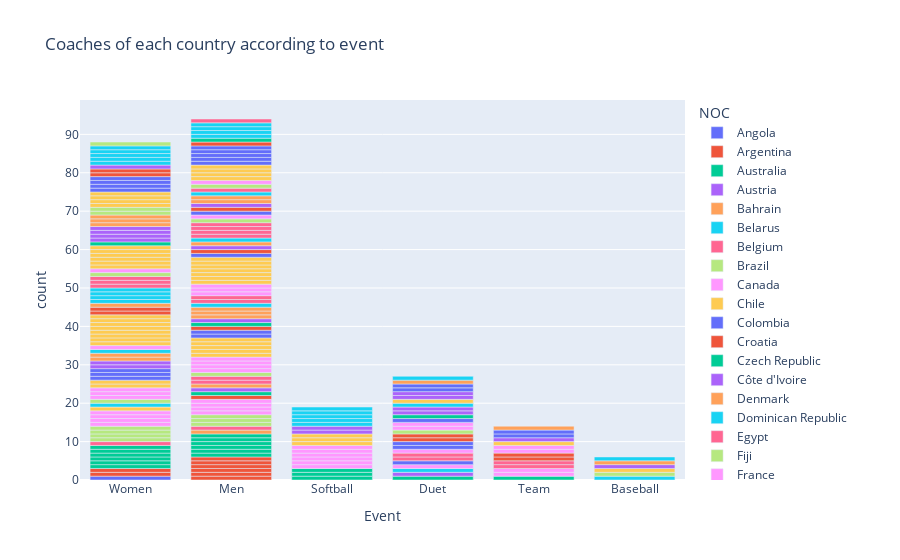

The cell this chart's notebook holds for it:
### Code cell
coaches_event=coaches.groupby(['NOC','Name'])['Event'].value_counts().reset_index(name='coaches_event')
print(coaches_event)
px.bar(coaches_event, x='Event', color='NOC', title='Coaches of each country according to event').show()

### Figure 1 — Plotly figure (JSON) as saved in the notebook; plotly's stock layout.template omitted (floating-point values rounded to 4 significant figures)
{"data": [{"alignmentgroup": "True", "hovertemplate": "NOC=Angola<br>Event=%{x}<br>count=%{y}<extra></extra>", "legendgroup": "Angola", "marker": {"color": "#636efa", "pattern": {"shape": ""}}, "name": "Angola", "offsetgroup": "Angola", "orientation": "v", "showlegend": true, "textposition": "auto", "type": "bar", "x": ["Women"], "xaxis": "x", "y": [1], "yaxis": "y"}, {"alignmentgroup": "True", "hovertemplate": "NOC=Argentina<br>Event=%{x}<br>count=%{y}<extra></extra>", "legendgroup": "Argentina", "marker": {"color": "#EF553B", "pattern": {"shape": ""}}, "name": "Argentina", "offsetgroup": "Argentina", "orientation": "v", "showlegend": true, "textposition": "auto", "type": "bar", "x": ["Men", "Men", "Women", "Men", "Men", "Men", "Men", "Women"], "xaxis": "x", "y": [1, 1, 1, 1, 1, 1, 1, 1], "yaxis": "y"}, {"alignmentgroup": "True", "hovertemplate": "NOC=Australia<br>Event=%{x}<br>count=%{y}<extra></extra>", "legendgroup": "Australia", "marker": {"color": "#00cc96", "pattern": {"shape": ""}}, "name": "Australia", "offsetgroup": "Australia", "orientation": "v", "showlegend": true, "textposition": "auto", "type": "bar", "x": ["Men", "Men", "Women", "Women", "Men", "Men", "Women", "Softball", "Softball", "Softball", "Women", "Women", "Duet", "Team", "Men", "Women", "Men"], "xaxis": "x", "y": [1, 1, 1, 1, 1, 1, 1, 1, 1, 1, 1, 1, 1, 1, 1, 1, 1], "yaxis": "y"}, {"alignmentgroup": "True", "hovertemplate": "NOC=Austria<br>Event=%{x}<br>count=%{y}<extra></extra>", "legendgroup": "Austria", "marker": {"color": "#ab63fa", "pattern": {"shape": ""}}, "name": "Austria", "offsetgroup": "Austria", "orientation": "v", "showlegend": true, "textposition": "auto", "type": "bar", "x": ["Duet"], "xaxis": "x", "y": [1], "yaxis": "y"}, {"alignmentgroup": "True", "hovertemplate": "NOC=Bahrain<br>Event=%{x}<br>count=%{y}<extra></extra>", "legendgroup": "Bahrain", "marker": {"color": "#FFA15A", "pattern": {"shape": ""}}, "name": "Bahrain", "offsetgroup": "Bahrain", "orientation": "v", "showlegend": true, "textposition": "auto", "type": "bar", "x": ["Men"], "xaxis": "x", "y": [1], "yaxis": "y"}, {"alignmentgroup": "True", "hovertemplate": "NOC=Belarus<br>Event=%{x}<br>count=%{y}<extra></extra>", "legendgroup": "Belarus", "marker": {"color": "#19d3f3", "pattern": {"shape": ""}}, "name": "Belarus", "offsetgroup": "Belarus", "orientation": "v", "showlegend": true, "textposition": "auto", "type": "bar", "x": ["Duet"], "xaxis": "x", "y": [1], "yaxis": "y"}, {"alignmentgroup": "True", "hovertemplate": "NOC=Belgium<br>Event=%{x}<br>count=%{y}<extra></extra>", "legendgroup": "Belgium", "marker": {"color": "#FF6692", "pattern": {"shape": ""}}, "name": "Belgium", "offsetgroup": "Belgium", "orientation": "v", "showlegend": true, "textposition": "auto", "type": "bar", "x": ["Women", "Men"], "xaxis": "x", "y": [1, 1], "yaxis": "y"}, {"alignmentgroup": "True", "hovertemplate": "NOC=Brazil<br>Event=%{x}<br>count=%{y}<extra></extra>", "legendgroup": "Brazil", "marker": {"color": "#B6E880", "pattern": {"shape": ""}}, "name": "Brazil", "offsetgroup": "Brazil", "orientation": "v", "showlegend": true, "textposition": "auto", "type": "bar", "x": ["Women", "Men", "Women", "Women", "Men", "Women", "Men"], "xaxis": "x", "y": [1, 1, 1, 1, 1, 1, 1], "yaxis": "y"}, {"alignmentgroup": "True", "hovertemplate": "NOC=Canada<br>Event=%{x}<br>count=%{y}<extra></extra>", "legendgroup": "Canada", "marker": {"color": "#FF97FF", "pattern": {"shape": ""}}, "name": "Canada", "offsetgroup": "Canada", "orientation": "v", "showlegend": true, "textposition": "auto", "type": "bar", "x": ["Softball", "Softball", "Women", "Men", "Men", "Men", "Softball", "Team", "Women", "Men", "Women", "Softball", "Duet", "Team", "Women"], "xaxis": "x", "y": [1, 1, 1, 1, 1, 1, 1, 1, 1, 1, 1, 1, 1, 1, 1], "yaxis": "y"}, {"alignmentgroup": "True", "hovertemplate": "NOC=Chile<br>Event=%{x}<br>count=%{y}<extra></extra>", "legendgroup": "Chile", "marker": {"color": "#FECB52", "pattern": {"shape": ""}}, "name": "Chile", "offsetgroup": "Chile", "orientation": "v", "showlegend": true, "textposition": "auto", "type": "bar", "x": ["Women"], "xaxis": "x", "y": [1], "yaxis": "y"}, {"alignmentgroup": "True", "hovertemplate": "NOC=Colombia<br>Event=%{x}<br>count=%{y}<extra></extra>", "legendgroup": "Colombia", "marker": {"color": "#636efa", "pattern": {"shape": ""}}, "name": "Colombia", "offsetgroup": "Colombia", "orientation": "v", "showlegend": true, "textposition": "auto", "type": "bar", "x": ["Duet"], "xaxis": "x", "y": [1], "yaxis": "y"}, {"alignmentgroup": "True", "hovertemplate": "NOC=Croatia<br>Event=%{x}<br>count=%{y}<extra></extra>", "legendgroup": "Croatia", "marker": {"color": "#EF553B", "pattern": {"shape": ""}}, "name": "Croatia", "offsetgroup": "Croatia", "orientation": "v", "showlegend": true, "textposition": "auto", "type": "bar", "x": ["Men"], "xaxis": "x", "y": [1], "yaxis": "y"}, {"alignmentgroup": "True", "hovertemplate": "NOC=Czech Republic<br>Event=%{x}<br>count=%{y}<extra></extra>", "legendgroup": "Czech Republic", "marker": {"color": "#00cc96", "pattern": {"shape": ""}}, "name": "Czech Republic", "offsetgroup": "Czech Republic", "orientation": "v", "showlegend": true, "textposition": "auto", "type": "bar", "x": ["Men"], "xaxis": "x", "y": [1], "yaxis": "y"}, {"alignmentgroup": "True", "hovertemplate": "NOC=Côte d'Ivoire<br>Event=%{x}<br>count=%{y}<extra></extra>", "legendgroup": "Côte d'Ivoire", "marker": {"color": "#ab63fa", "pattern": {"shape": ""}}, "name": "Côte d'Ivoire", "offsetgroup": "Côte d'Ivoire", "orientation": "v", "showlegend": true, "textposition": "auto", "type": "bar", "x": ["Men"], "xaxis": "x", "y": [1], "yaxis": "y"}, {"alignmentgroup": "True", "hovertemplate": "NOC=Denmark<br>Event=%{x}<br>count=%{y}<extra></extra>", "legendgroup": "Denmark", "marker": {"color": "#FFA15A", "pattern": {"shape": ""}}, "name": "Denmark", "offsetgroup": "Denmark", "orientation": "v", "showlegend": true, "textposition": "auto", "type": "bar", "x": ["Men"], "xaxis": "x", "y": [1], "yaxis": "y"}, {"alignmentgroup": "True", "hovertemplate": "NOC=Dominican Republic<br>Event=%{x}<br>count=%{y}<extra></extra>", "legendgroup": "Dominican Republic", "marker": {"color": "#19d3f3", "pattern": {"shape": ""}}, "name": "Dominican Republic", "offsetgroup": "Dominican Republic", "orientation": "v", "showlegend": true, "textposition": "auto", "type": "bar", "x": ["Baseball", "Women"], "xaxis": "x", "y": [1, 1], "yaxis": "y"}, {"alignmentgroup": "True", "hovertemplate": "NOC=Egypt<br>Event=%{x}<br>count=%{y}<extra></extra>", "legendgroup": "Egypt", "marker": {"color": "#FF6692", "pattern": {"shape": ""}}, "name": "Egypt", "offsetgroup": "Egypt", "orientation": "v", "showlegend": true, "textposition": "auto", "type": "bar", "x": ["Duet", "Team", "Duet", "Team", "Men", "Men"], "xaxis": "x", "y": [1, 1, 1, 1, 1, 1], "yaxis": "y"}, {"alignmentgroup": "True", "hovertemplate": "NOC=Fiji<br>Event=%{x}<br>count=%{y}<extra></extra>", "legendgroup": "Fiji", "marker": {"color": "#B6E880", "pattern": {"shape": ""}}, "name": "Fiji", "offsetgroup": "Fiji", "orientation": "v", "showlegend": true, "textposition": "auto", "type": "bar", "x": ["Men", "Women"], "xaxis": "x", "y": [1, 1], "yaxis": "y"}, {"alignmentgroup": "True", "hovertemplate": "NOC=France<br>Event=%{x}<br>count=%{y}<extra></extra>", "legendgroup": "France", "marker": {"color": "#FF97FF", "pattern": {"shape": ""}}, "name": "France", "offsetgroup": "France", "orientation": "v", "showlegend": true, "textposition": "auto", "type": "bar", "x": ["Men", "Women", "Duet", "Women", "Men", "Women", "Men", "Men"], "xaxis": "x", "y": [1, 1, 1, 1, 1, 1, 1, 1], "yaxis": "y"}, {"alignmentgroup": "True", "hovertemplate": "NOC=Germany<br>Event=%{x}<br>count=%{y}<extra></extra>", "legendgroup": "Germany", "marker": {"color": "#FECB52", "pattern": {"shape": ""}}, "name": "Germany", "offsetgroup": "Germany", "orientation": "v", "showlegend": true, "textposition": "auto", "type": "bar", "x": ["Men", "Men", "Men", "Women", "Men", "Women", "Men"], "xaxis": "x", "y": [1, 1, 1, 1, 1, 1, 1], "yaxis": "y"}, {"alignmentgroup": "True", "hovertemplate": "NOC=Great Britain<br>Event=%{x}<br>count=%{y}<extra></extra>", "legendgroup": "Great Britain", "marker": {"color": "#636efa", "pattern": {"shape": ""}}, "name": "Great Britain", "offsetgroup": "Great Britain", "orientation": "v", "showlegend": true, "textposition": "auto", "type": "bar", "x": ["Duet", "Women", "Women", "Men", "Women", "Men", "Duet"], "xaxis": "x", "y": [1, 1, 1, 1, 1, 1, 1], "yaxis": "y"}, {"alignmentgroup": "True", "hovertemplate": "NOC=Greece<br>Event=%{x}<br>count=%{y}<extra></extra>", "legendgroup": "Greece", "marker": {"color": "#EF553B", "pattern": {"shape": ""}}, "name": "Greece", "offsetgroup": "Greece", "orientation": "v", "showlegend": true, "textposition": "auto", "type": "bar", "x": ["Duet", "Team", "Duet", "Team", "Men"], "xaxis": "x", "y": [1, 1, 1, 1, 1], "yaxis": "y"}, {"alignmentgroup": "True", "hovertemplate": "NOC=Honduras<br>Event=%{x}<br>count=%{y}<extra></extra>", "legendgroup": "Honduras", "marker": {"color": "#00cc96", "pattern": {"shape": ""}}, "name": "Honduras", "offsetgroup": "Honduras", "orientation": "v", "showlegend": true, "textposition": "auto", "type": "bar", "x": ["Men"], "xaxis": "x", "y": [1], "yaxis": "y"}, {"alignmentgroup": "True", "hovertemplate": "NOC=Hungary<br>Event=%{x}<br>count=%{y}<extra></extra>", "legendgroup": "Hungary", "marker": {"color": "#ab63fa", "pattern": {"shape": ""}}, "name": "Hungary", "offsetgroup": "Hungary", "orientation": "v", "showlegend": true, "textposition": "auto", "type": "bar", "x": ["Women", "Women", "Men"], "xaxis": "x", "y": [1, 1, 1], "yaxis": "y"}, {"alignmentgroup": "True", "hovertemplate": "NOC=India<br>Event=%{x}<br>count=%{y}<extra></extra>", "legendgroup": "India", "marker": {"color": "#FFA15A", "pattern": {"shape": ""}}, "name": "India", "offsetgroup": "India", "orientation": "v", "showlegend": true, "textposition": "auto", "type": "bar", "x": ["Women", "Men", "Women", "Men", "Men"], "xaxis": "x", "y": [1, 1, 1, 1, 1], "yaxis": "y"}, {"alignmentgroup": "True", "hovertemplate": "NOC=Ireland<br>Event=%{x}<br>count=%{y}<extra></extra>", "legendgroup": "Ireland", "marker": {"color": "#19d3f3", "pattern": {"shape": ""}}, "name": "Ireland", "offsetgroup": "Ireland", "orientation": "v", "showlegend": true, "textposition": "auto", "type": "bar", "x": ["Women", "Men"], "xaxis": "x", "y": [1, 1], "yaxis": "y"}, {"alignmentgroup": "True", "hovertemplate": "NOC=Islamic Republic of Iran<br>Event=%{x}<br>count=%{y}<extra></extra>", "legendgroup": "Islamic Republic of Iran", "marker": {"color": "#FF6692", "pattern": {"shape": ""}}, "name": "Islamic Republic of Iran", "offsetgroup": "Islamic Republic of Iran", "orientation": "v", "showlegend": true, "textposition": "auto", "type": "bar", "x": ["Men", "Men"], "xaxis": "x", "y": [1, 1], "yaxis": "y"}, {"alignmentgroup": "True", "hovertemplate": "NOC=Israel<br>Event=%{x}<br>count=%{y}<extra></extra>", "legendgroup": "Israel", "marker": {"color": "#B6E880", "pattern": {"shape": ""}}, "name": "Israel", "offsetgroup": "Israel", "orientation": "v", "showlegend": true, "textposition": "auto", "type": "bar", "x": ["Duet", "Baseball"], "xaxis": "x", "y": [1, 1], "yaxis": "y"}, {"alignmentgroup": "True", "hovertemplate": "NOC=Italy<br>Event=%{x}<br>count=%{y}<extra></extra>", "legendgroup": "Italy", "marker": {"color": "#FF97FF", "pattern": {"shape": ""}}, "name": "Italy", "offsetgroup": "Italy", "orientation": "v", "showlegend": true, "textposition": "auto", "type": "bar", "x": ["Men", "Men", "Duet", "Team", "Duet", "Team", "Women", "Softball", "Softball", "Men"], "xaxis": "x", "y": [1, 1, 1, 1, 1, 1, 1, 1, 1, 1], "yaxis": "y"}, {"alignmentgroup": "True", "hovertemplate": "NOC=Japan<br>Event=%{x}<br>count=%{y}<extra></extra>", "legendgroup": "Japan", "marker": {"color": "#FECB52", "pattern": {"shape": ""}}, "name": "Japan", "offsetgroup": "Japan", "orientation": "v", "showlegend": true, "textposition": "auto", "type": "bar", "x": ["Men", "Women", "Softball", "Women", "Men", "Baseball", "Women", "Men", "Women", "Women", "Men", "Women", "Women", "Men", "Men", "Men", "Women", "Softball", "Softball"], "xaxis": "x", "y": [1, 1, 1, 1, 1, 1, 1, 1, 1, 1, 1, 1, 1, 1, 1, 1, 1, 1, 1], "yaxis": "y"}, {"alignmentgroup": "True", "hovertemplate": "NOC=Kazakhstan<br>Event=%{x}<br>count=%{y}<extra></extra>", "legendgroup": "Kazakhstan", "marker": {"color": "#636efa", "pattern": {"shape": ""}}, "name": "Kazakhstan", "offsetgroup": "Kazakhstan", "orientation": "v", "showlegend": true, "textposition": "auto", "type": "bar", "x": ["Duet", "Men"], "xaxis": "x", "y": [1, 1], "yaxis": "y"}, {"alignmentgroup": "True", "hovertemplate": "NOC=Kenya<br>Event=%{x}<br>count=%{y}<extra></extra>", "legendgroup": "Kenya", "marker": {"color": "#EF553B", "pattern": {"shape": ""}}, "name": "Kenya", "offsetgroup": "Kenya", "orientation": "v", "showlegend": true, "textposition": "auto", "type": "bar", "x": ["Women", "Men", "Women"], "xaxis": "x", "y": [1, 1, 1], "yaxis": "y"}, {"alignmentgroup": "True", "hovertemplate": "NOC=Liechtenstein<br>Event=%{x}<br>count=%{y}<extra></extra>", "legendgroup": "Liechtenstein", "marker": {"color": "#00cc96", "pattern": {"shape": ""}}, "name": "Liechtenstein", "offsetgroup": "Liechtenstein", "orientation": "v", "showlegend": true, "textposition": "auto", "type": "bar", "x": ["Duet"], "xaxis": "x", "y": [1], "yaxis": "y"}, {"alignmentgroup": "True", "hovertemplate": "NOC=Mexico<br>Event=%{x}<br>count=%{y}<extra></extra>", "legendgroup": "Mexico", "marker": {"color": "#ab63fa", "pattern": {"shape": ""}}, "name": "Mexico", "offsetgroup": "Mexico", "orientation": "v", "showlegend": true, "textposition": "auto", "type": "bar", "x": ["Softball", "Softball", "Duet", "Men", "Baseball", "Duet"], "xaxis": "x", "y": [1, 1, 1, 1, 1, 1], "yaxis": "y"}, {"alignmentgroup": "True", "hovertemplate": "NOC=Montenegro<br>Event=%{x}<br>count=%{y}<extra></extra>", "legendgroup": "Montenegro", "marker": {"color": "#FFA15A", "pattern": {"shape": ""}}, "name": "Montenegro", "offsetgroup": "Montenegro", "orientation": "v", "showlegend": true, "textposition": "auto", "type": "bar", "x": ["Men", "Women"], "xaxis": "x", "y": [1, 1], "yaxis": "y"}, {"alignmentgroup": "True", "hovertemplate": "NOC=Netherlands<br>Event=%{x}<br>count=%{y}<extra></extra>", "legendgroup": "Netherlands", "marker": {"color": "#19d3f3", "pattern": {"shape": ""}}, "name": "Netherlands", "offsetgroup": "Netherlands", "orientation": "v", "showlegend": true, "textposition": "auto", "type": "bar", "x": ["Women", "Men", "Women", "Duet", "Women", "Women"], "xaxis": "x", "y": [1, 1, 1, 1, 1, 1], "yaxis": "y"}, {"alignmentgroup": "True", "hovertemplate": "NOC=New Zealand<br>Event=%{x}<br>count=%{y}<extra></extra>", "legendgroup": "New Zealand", "marker": {"color": "#FF6692", "pattern": {"shape": ""}}, "name": "New Zealand", "offsetgroup": "New Zealand", "orientation": "v", "showlegend": true, "textposition": "auto", "type": "bar", "x": ["Women", "Men", "Men", "Women", "Women", "Men", "Men"], "xaxis": "x", "y": [1, 1, 1, 1, 1, 1, 1], "yaxis": "y"}, {"alignmentgroup": "True", "hovertemplate": "NOC=Nigeria<br>Event=%{x}<br>count=%{y}<extra></extra>", "legendgroup": "Nigeria", "marker": {"color": "#B6E880", "pattern": {"shape": ""}}, "name": "Nigeria", "offsetgroup": "Nigeria", "orientation": "v", "showlegend": true, "textposition": "auto", "type": "bar", "x": ["Men", "Women"], "xaxis": "x", "y": [1, 1], "yaxis": "y"}, {"alignmentgroup": "True", "hovertemplate": "NOC=Norway<br>Event=%{x}<br>count=%{y}<extra></extra>", "legendgroup": "Norway", "marker": {"color": "#FF97FF", "pattern": {"shape": ""}}, "name": "Norway", "offsetgroup": "Norway", "orientation": "v", "showlegend": true, "textposition": "auto", "type": "bar", "x": ["Men", "Women"], "xaxis": "x", "y": [1, 1], "yaxis": "y"}, {"alignmentgroup": "True", "hovertemplate": "NOC=People's Republic of China<br>Event=%{x}<br>count=%{y}<extra></extra>", "legendgroup": "People's Republic of China", "marker": {"color": "#FECB52", "pattern": {"shape": ""}}, "name": "People's Republic of China", "offsetgroup": "People's Republic of China", "orientation": "v", "showlegend": true, "textposition": "auto", "type": "bar", "x": ["Women", "Women", "Women", "Women", "Duet", "Team", "Women", "Women"], "xaxis": "x", "y": [1, 1, 1, 1, 1, 1, 1, 1], "yaxis": "y"}, {"alignmentgroup": "True", "hovertemplate": "NOC=Poland<br>Event=%{x}<br>count=%{y}<extra></extra>", "legendgroup": "Poland", "marker": {"color": "#636efa", "pattern": {"shape": ""}}, "name": "Poland", "offsetgroup": "Poland", "orientation": "v", "showlegend": true, "textposition": "auto", "type": "bar", "x": ["Men"], "xaxis": "x", "y": [1], "yaxis": "y"}, {"alignmentgroup": "True", "hovertemplate": "NOC=Portugal<br>Event=%{x}<br>count=%{y}<extra></extra>", "legendgroup": "Portugal", "marker": {"color": "#EF553B", "pattern": {"shape": ""}}, "name": "Portugal", "offsetgroup": "Portugal", "orientation": "v", "showlegend": true, "textposition": "auto", "type": "bar", "x": ["Men"], "xaxis": "x", "y": [1], "yaxis": "y"}, {"alignmentgroup": "True", "hovertemplate": "NOC=Puerto Rico<br>Event=%{x}<br>count=%{y}<extra></extra>", "legendgroup": "Puerto Rico", "marker": {"color": "#00cc96", "pattern": {"shape": ""}}, "name": "Puerto Rico", "offsetgroup": "Puerto Rico", "orientation": "v", "showlegend": true, "textposition": "auto", "type": "bar", "x": ["Women"], "xaxis": "x", "y": [1], "yaxis": "y"}, {"alignmentgroup": "True", "hovertemplate": "NOC=ROC<br>Event=%{x}<br>count=%{y}<extra></extra>", "legendgroup": "ROC", "marker": {"color": "#ab63fa", "pattern": {"shape": ""}}, "name": "ROC", "offsetgroup": "ROC", "orientation": "v", "showlegend": true, "textposition": "auto", "type": "bar", "x": ["Women", "Women", "Duet", "Women", "Team", "Women", "Men", "Duet"], "xaxis": "x", "y": [1, 1, 1, 1, 1, 1, 1, 1], "yaxis": "y"}, {"alignmentgroup": "True", "hovertemplate": "NOC=Republic of Korea<br>Event=%{x}<br>count=%{y}<extra></extra>", "legendgroup": "Republic of Korea", "marker": {"color": "#FFA15A", "pattern": {"shape": ""}}, "name": "Republic of Korea", "offsetgroup": "Republic of Korea", "orientation": "v", "showlegend": true, "textposition": "auto", "type": "bar", "x": ["Baseball", "Women", "Women", "Men", "Women", "Men"], "xaxis": "x", "y": [1, 1, 1, 1, 1, 1], "yaxis": "y"}, {"alignmentgroup": "True", "hovertemplate": "NOC=Romania<br>Event=%{x}<br>count=%{y}<extra></extra>", "legendgroup": "Romania", "marker": {"color": "#19d3f3", "pattern": {"shape": ""}}, "name": "Romania", "offsetgroup": "Romania", "orientation": "v", "showlegend": true, "textposition": "auto", "type": "bar", "x": ["Men"], "xaxis": "x", "y": [1], "yaxis": "y"}, {"alignmentgroup": "True", "hovertemplate": "NOC=Saudi Arabia<br>Event=%{x}<br>count=%{y}<extra></extra>", "legendgroup": "Saudi Arabia", "marker": {"color": "#FF6692", "pattern": {"shape": ""}}, "name": "Saudi Arabia", "offsetgroup": "Saudi Arabia", "orientation": "v", "showlegend": true, "textposition": "auto", "type": "bar", "x": ["Men"], "xaxis": "x", "y": [1], "yaxis": "y"}, {"alignmentgroup": "True", "hovertemplate": "NOC=Serbia<br>Event=%{x}<br>count=%{y}<extra></extra>", "legendgroup": "Serbia", "marker": {"color": "#B6E880", "pattern": {"shape": ""}}, "name": "Serbia", "offsetgroup": "Serbia", "orientation": "v", "showlegend": true, "textposition": "auto", "type": "bar", "x": ["Women", "Men", "Women"], "xaxis": "x", "y": [1, 1, 1], "yaxis": "y"}, {"alignmentgroup": "True", "hovertemplate": "NOC=Slovenia<br>Event=%{x}<br>count=%{y}<extra></extra>", "legendgroup": "Slovenia", "marker": {"color": "#FF97FF", "pattern": {"shape": ""}}, "name": "Slovenia", "offsetgroup": "Slovenia", "orientation": "v", "showlegend": true, "textposition": "auto", "type": "bar", "x": ["Men"], "xaxis": "x", "y": [1], "yaxis": "y"}, {"alignmentgroup": "True", "hovertemplate": "NOC=South Africa<br>Event=%{x}<br>count=%{y}<extra></extra>", "legendgroup": "South Africa", "marker": {"color": "#FECB52", "pattern": {"shape": ""}}, "name": "South Africa", "offsetgroup": "South Africa", "orientation": "v", "showlegend": true, "textposition": "auto", "type": "bar", "x": ["Men", "Men", "Women", "Women", "Men", "Men", "Women", "Women"], "xaxis": "x", "y": [1, 1, 1, 1, 1, 1, 1, 1], "yaxis": "y"}, {"alignmentgroup": "True", "hovertemplate": "NOC=Spain<br>Event=%{x}<br>count=%{y}<extra></extra>", "legendgroup": "Spain", "marker": {"color": "#636efa", "pattern": {"shape": ""}}, "name": "Spain", "offsetgroup": "Spain", "orientation": "v", "showlegend": true, "textposition": "auto", "type": "bar", "x": ["Duet", "Team", "Women", "Men", "Women", "Women", "Duet", "Team", "Men", "Men", "Men", "Women", "Men"], "xaxis": "x", "y": [1, 1, 1, 1, 1, 1, 1, 1, 1, 1, 1, 1, 1], "yaxis": "y"}, {"alignmentgroup": "True", "hovertemplate": "NOC=Sweden<br>Event=%{x}<br>count=%{y}<extra></extra>", "legendgroup": "Sweden", "marker": {"color": "#EF553B", "pattern": {"shape": ""}}, "name": "Sweden", "offsetgroup": "Sweden", "orientation": "v", "showlegend": true, "textposition": "auto", "type": "bar", "x": ["Women", "Women", "Men"], "xaxis": "x", "y": [1, 1, 1], "yaxis": "y"}, {"alignmentgroup": "True", "hovertemplate": "NOC=Tunisia<br>Event=%{x}<br>count=%{y}<extra></extra>", "legendgroup": "Tunisia", "marker": {"color": "#00cc96", "pattern": {"shape": ""}}, "name": "Tunisia", "offsetgroup": "Tunisia", "orientation": "v", "showlegend": true, "textposition": "auto", "type": "bar", "x": ["Men"], "xaxis": "x", "y": [1], "yaxis": "y"}, {"alignmentgroup": "True", "hovertemplate": "NOC=Turkey<br>Event=%{x}<br>count=%{y}<extra></extra>", "legendgroup": "Turkey", "marker": {"color": "#ab63fa", "pattern": {"shape": ""}}, "name": "Turkey", "offsetgroup": "Turkey", "orientation": "v", "showlegend": true, "textposition": "auto", "type": "bar", "x": ["Women"], "xaxis": "x", "y": [1], "yaxis": "y"}, {"alignmentgroup": "True", "hovertemplate": "NOC=Ukraine<br>Event=%{x}<br>count=%{y}<extra></extra>", "legendgroup": "Ukraine", "marker": {"color": "#FFA15A", "pattern": {"shape": ""}}, "name": "Ukraine", "offsetgroup": "Ukraine", "orientation": "v", "showlegend": true, "textposition": "auto", "type": "bar", "x": ["Team", "Duet"], "xaxis": "x", "y": [1, 1], "yaxis": "y"}, {"alignmentgroup": "True", "hovertemplate": "NOC=United States of America<br>Event=%{x}<br>count=%{y}<extra></extra>", "legendgroup": "United States of America", "marker": {"color": "#19d3f3", "pattern": {"shape": ""}}, "name": "United States of America", "offsetgroup": "United States of America", "orientation": "v", "showlegend": true, "textposition": "auto", "type": "bar", "x": ["Women", "Softball", "Women", "Softball", "Softball", "Softball", "Men", "Duet", "Women", "Women", "Men", "Men", "Women", "Softball", "Men", "Baseball"], "xaxis": "x", "y": [1, 1, 1, 1, 1, 1, 1, 1, 1, 1, 1, 1, 1, 1, 1, 1], "yaxis": "y"}, {"alignmentgroup": "True", "hovertemplate": "NOC=Venezuela<br>Event=%{x}<br>count=%{y}<extra></extra>", "legendgroup": "Venezuela", "marker": {"color": "#FF6692", "pattern": {"shape": ""}}, "name": "Venezuela", "offsetgroup": "Venezuela", "orientation": "v", "showlegend": true, "textposition": "auto", "type": "bar", "x": ["Men"], "xaxis": "x", "y": [1], "yaxis": "y"}, {"alignmentgroup": "True", "hovertemplate": "NOC=Zambia<br>Event=%{x}<br>count=%{y}<extra></extra>", "legendgroup": "Zambia", "marker": {"color": "#B6E880", "pattern": {"shape": ""}}, "name": "Zambia", "offsetgroup": "Zambia", "orientation": "v", "showlegend": true, "textposition": "auto", "type": "bar", "x": ["Women"], "xaxis": "x", "y": [1], "yaxis": "y"}], "layout": {"barmode": "relative", "legend": {"title": {"text": "NOC"}, "tracegroupgap": 0}, "title": {"text": "Coaches of each country according to event"}, "xaxis": {"anchor": "y", "domain": [0, 1], "title": {"text": "Event"}}, "yaxis": {"anchor": "x", "domain": [0, 1], "title": {"text": "count"}}}}
